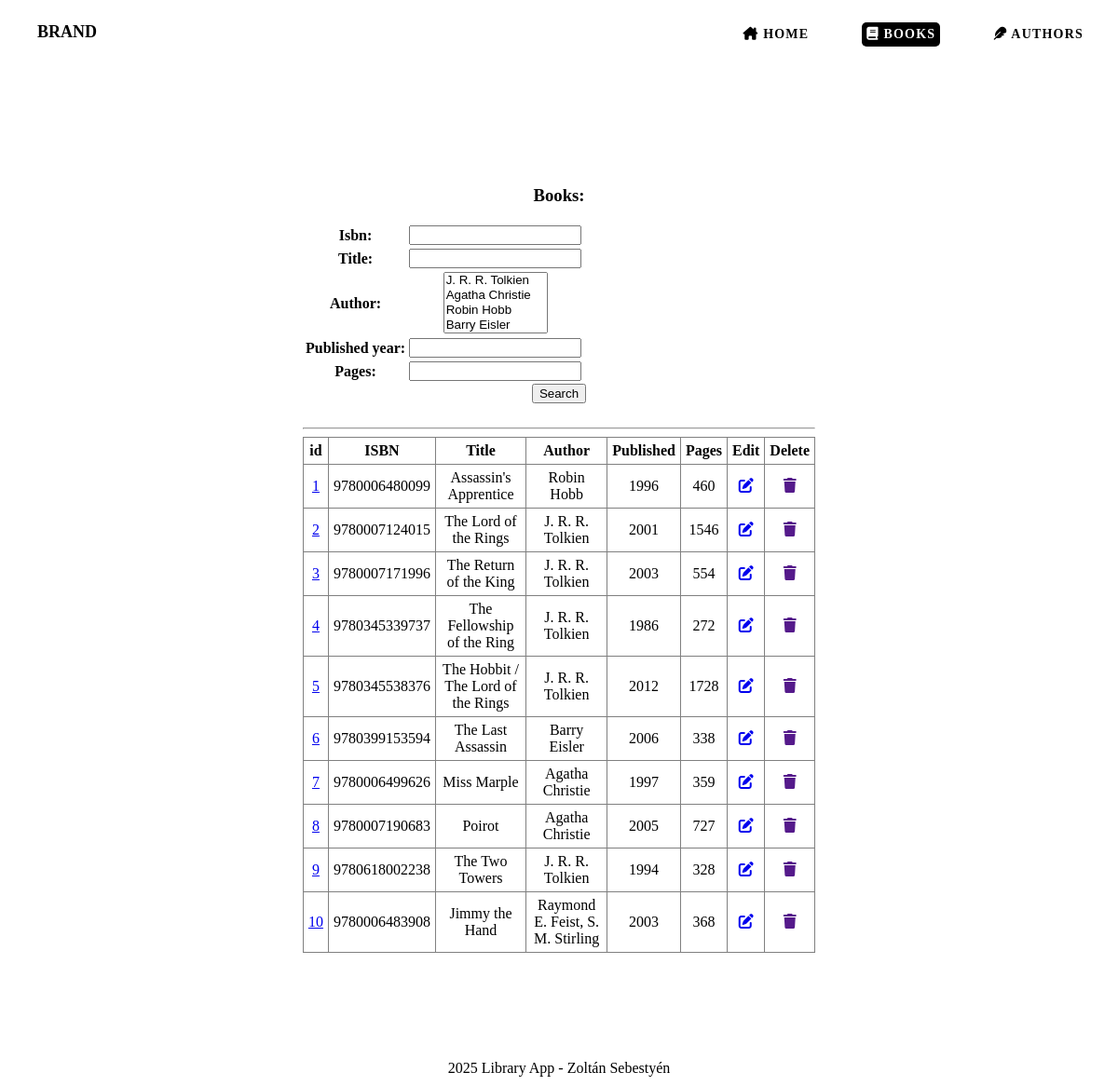
The app's page /library_application/books, older data.
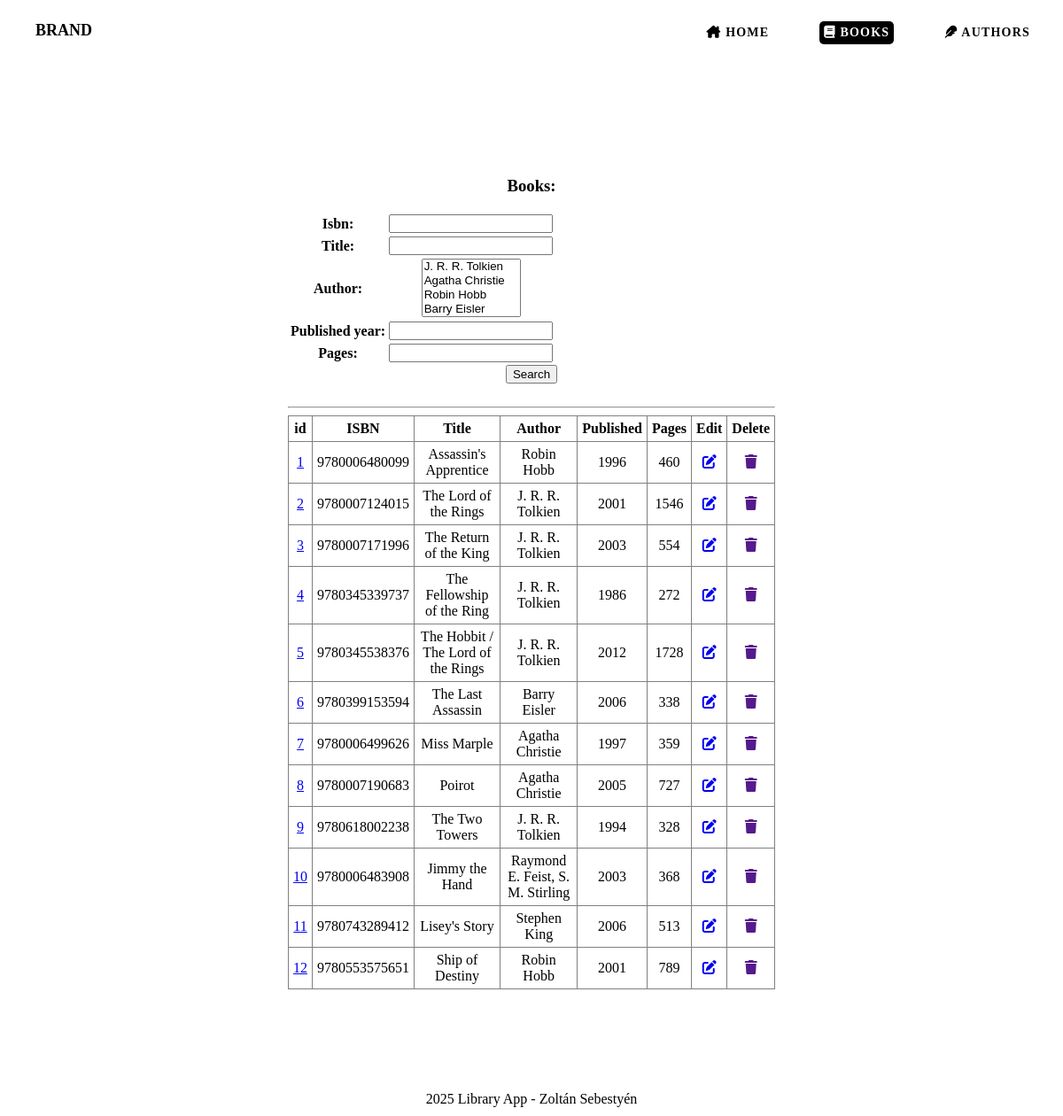
The same page, newer data.
### library_application/models.py (models this page shows, shortened)
class Book(models.Model):
    isbn = models.CharField(max_length=13, unique=True)
    title = models.CharField(max_length=200)
    author = models.ManyToManyField(Author, related_name="books")
    published_year = models.IntegerField()
    pages = models.IntegerField()
    cover_image = models.ImageField(upload_to='covers/', blank=True, null=True)

class Author(models.Model):
    name = models.CharField(max_length=100)
    birth_date = models.DateField()
    birth_place = models.CharField(max_length=50)
    nationality = models.CharField(max_length=50)
    decease_date = models.DateField(blank=True, null=True)
    decease_place = models.CharField(max_length=50, blank=True, null=True)
    def __str__(self):
        return f"{self.name}"

### library_application/views.py (the view, shortened to what this page needs)
# urls.py: path("books", views.get_books, name="book_list"),
def get_books(request):
    books = Book.objects.all()
    form = BookForm(request.GET or None)
    context = {
        'form': form,
        'books': books
    }
    return render(request, 'books.html', context)

### library_application/forms.py
class BookForm(forms.ModelForm):
    class Meta:
        model = Book
        fields = '__all__'
        exclude = ['cover_image']

### library_application/templates/books.html (shortened to what this page needs)
{% load static %}
{% include "header.html" %}
        <main>
            <div class="main-content">
                <h3>Books:</h3>
                <form method="get">
                <table>
                    {{ form.as_table }}
                </table>
                    <input type="submit" value="Search">
                </form>
                <br>
                <hr>
                {% if books %}
                <table class="books">
                    <tr>
                        <th>id</th>
                        <th>ISBN</th>
                        <th>Title</th>
                        <th>Author</th>
                        <th>Published</th>
                        <th>Pages</th>
                        <th>Edit</th>
                        <th>Delete</th>
                    </tr>
                    {% for book in books %}
                        <tr>
                            <td><a href="{% url 'book_details' book_id=book.id %}">{{ book.id }}</a></td>
                            <td>{{ book.isbn }}</td>
                            <td>{{ book.title }}</td>
                            <td>
                                {% if book.author %}
                                    {{ book.author.all|join:", " }}
                                {% else %}
                                    -
                                {% endif %}
                            </td>
                            <td>{{ book.published_year }}</td>
                            <td>{{ book.pages }}</td>
                            <td><a href="{% url 'book_update' book_id=book.id %}"><i class="fa-solid fa-pen-to-square"></i></a></td>
                            <td><a href=""><i class="fa-solid fa-trash"></i></a></td>
                        </tr>
                    {% endfor %}
                </table>
                {% else %}
                <p>No books.</p>
                {% endif %}
            </div>
        </main>
        {% include "footer.html" %}
    </body>
</html>

### library_application/templates/header.html (shortened to what this page needs)
{% load static %}
<!DOCTYPE html>
<html lang="en">
    <head>
        <link rel="stylesheet" href="{% static 'css/styles.css' %}">
        <link rel="stylesheet" href="https://cdnjs.cloudflare.com/ajax/libs/font-awesome/6.5.0/css/all.min.css">
    </head>
    <body>
        <div class="container">
            <nav>
                <div class="logo">
                    <a href="#">BRAND</a>
                </div>
                <div class="nav-wrapper">
                    <ul>
                        <li class="{% if request.path == '/library_application/' %}active{% endif %}">
                            <a href="{% url 'index' %}"><i class="fa-solid fa-house-chimney"></i> Home</a>
                        </li>
                        <li class="{% if request.path == '/library_application/books' %}active{% endif %}">
                            <a href="{% url 'book_list' %}"><i class="fa-solid fa-book"></i> Books</a>
                        </li>
                        <li class="{% if request.path == '/library_application/authors' %}active{% endif %}">
                            <a href="{% url 'author_list' %}"><i class="fa-solid fa-feather"></i> Authors</a>
                        </li>
                    </ul>
                </div>
            </nav>
        </div>

### library_application/templates/footer.html
<footer>
    2025 Library App - Zoltán Sebestyén
</footer>

### library_application/static/css/styles.css (style rules this page uses)
* { box-sizing: border-box; }
html { margin: 0; padding: 0; width: 100%; height: 100vh; }
body { margin: 0; padding: 0; width: 100%; height: 100vh; font-family: Poppins; font-weight: 400; background: url(../img/library-background.jpg); background-position: center; background-size: cover; }
.container { height: 75px; background-color: rgba(255,255,255,0.8); }
nav { height: 30vh; padding: 8px; }
.logo { float: left; padding: 8px; margin-left: 16px; margin-top: 8px; }
.logo a { color: #000; text-transform: uppercase; font-weight: 700; font-size: 18px; letter-spacing: 0px; padding: 8px; border-radius: 5px; text-decoration: none; transition: ease-in .5s; }
nav ul { float: right; }
nav ul li { display: inline-block; }
nav ul li:not(:first-child) { margin-left: 48px; }
nav ul li:last-child { margin-right: 24px; }
nav ul li a { display: inline-block; outline: none; color: #000; text-transform: uppercase; text-decoration: none; padding: 5px; border-radius: 5px; font-size: 14px; letter-spacing: 1.2px; font-weight: 600; transition: ease-in .3s; }
nav ul li a:hover, nav ul li.active a { background-color: #000; color: #fff; }
main { min-height: 80vh; width: 100vw; }
.main-content { margin: 80px auto; padding: 25px; border-radius: 15px; background-color: rgba(255,255,255,0.4); width: 50%; text-align: center; }
.books, .authors { margin: 0 auto; }
.books, .books th, .books td, .books, .books th, .books td, .authors, .authors th, .authors td, .authors, .authors th, .authors td { border: 1px solid grey; border-collapse: collapse; padding: 5px; background-color: rgba(255,255,255,0.5); }
.books tr td:nth-child(2) { text-align: right; }
footer { width: 100%; text-align: center; padding: 10px; background-color: rgba(255,255,255,0.4); }

Row changes from the older to the newer data that the page shows:
added Book: id "11", isbn "9780743289412", title "Lisey's Story", author.all "Stephen King", published_year "2006", pages "513"
added Book: id "12", isbn "9780553575651", title "Ship of Destiny", author.all "Robin Hobb", published_year "2001", pages "789"
